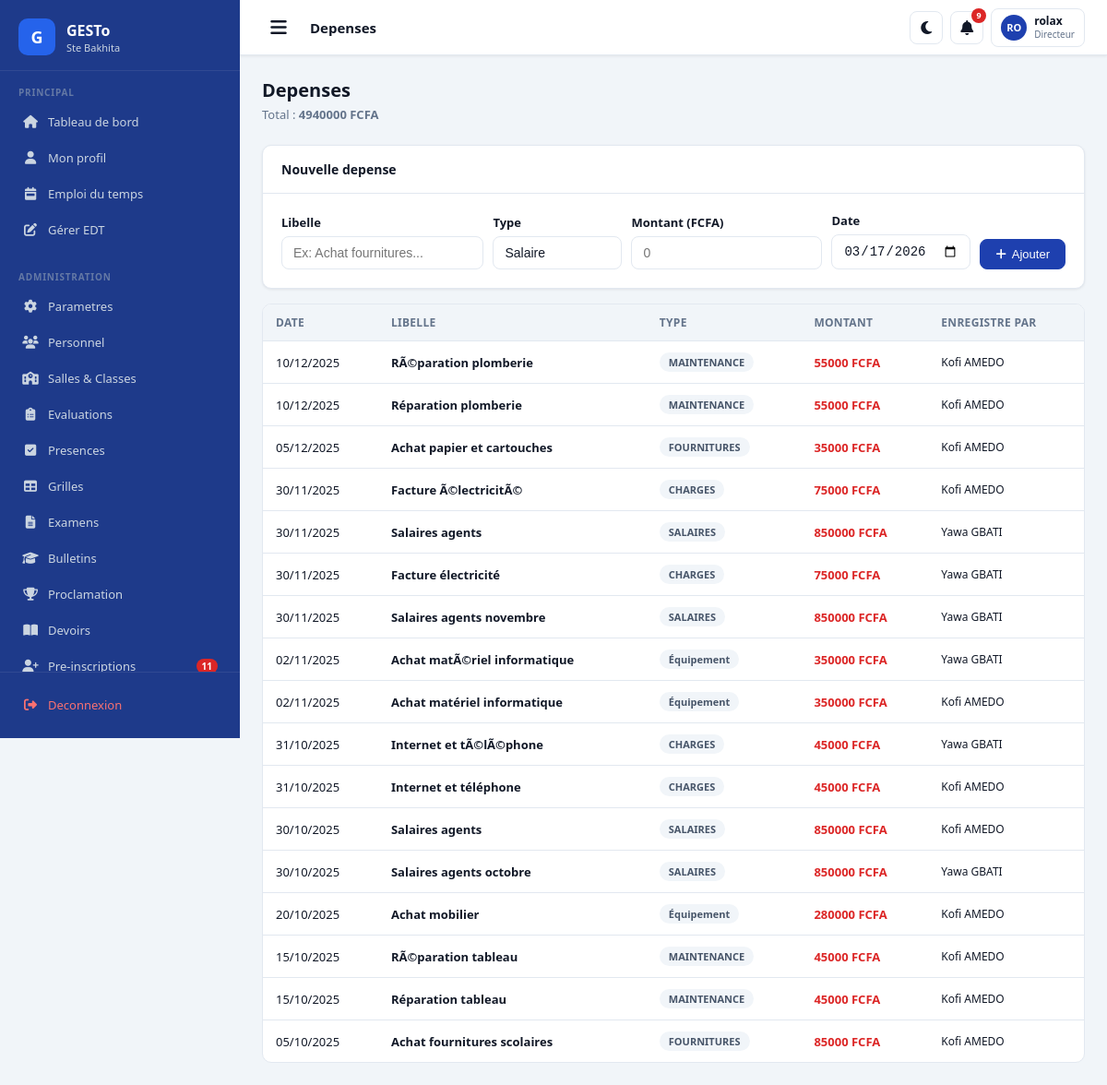
Page /finance/depenses/ (signed in) on the committed database.
### apps/authentication/models.py (models this page shows, shortened)
class CustomUser(AbstractUser):
    ROLES = [
        ('DIRECTEUR', 'Directeur'),
        ('CENSEUR', 'Censeur'),
        ('PROFESSEUR', 'Professeur'),
        ('COMPTABLE', 'Comptable'),
        ('SURVEILLANT', 'Surveillant'),
        ('SECRETAIRE', 'Secrétaire'),
        ('PARENT', 'Parent'),
        ('ELEVE', 'Élève'),
    ]
    role = models.CharField(max_length=20, choices=ROLES, default='ELEVE')
    telephone = models.CharField(max_length=20, blank=True)
    telephone_wa = models.CharField(max_length=20, blank=True,
        help_text="Numéro WhatsApp avec indicatif ex: +22890000000")
    wa_verifie = models.BooleanField(default=False)
    photo = models.ImageField(upload_to='photos/personnel/', null=True, blank=True)
    adresse = models.CharField(max_length=200, blank=True)
    specialite = models.CharField(max_length=100, blank=True)
    date_prise_service = models.DateField(null=True, blank=True)
    preferences_notifications = models.JSONField(default=dict, blank=True)
    created_at = models.DateTimeField(auto_now_add=True)
    class Meta:
        verbose_name = 'Utilisateur'
        verbose_name_plural = 'Utilisateurs'
    @property
    def nom_complet(self):
        return self.get_full_name() or self.username

### apps/finance/models.py (models this page shows, shortened)
class Depense(models.Model):
    TYPES = [
        ('SALAIRE', 'Salaire'), ('FOURNITURE', 'Fourniture'),
        ('ENTRETIEN', 'Entretien'), ('EQUIPEMENT', 'Équipement'), ('AUTRE', 'Autre'),
    ]
    libelle = models.CharField(max_length=200)
    type = models.CharField(max_length=20, choices=TYPES, default='AUTRE')
    montant = models.DecimalField(max_digits=10, decimal_places=2)
    date = models.DateField()
    description = models.TextField(blank=True)
    enregistre_par = models.ForeignKey(
        'authentication.CustomUser', on_delete=models.SET_NULL, null=True)
    created_at = models.DateTimeField(auto_now_add=True)

### apps/finance/views.py (the view)
        def wrapper(request, *args, **kwargs):
            if not request.user.is_authenticated:
                return redirect('login')
            if not (request.user.is_superuser or request.user.role in roles):
                messages.error(request, "Acces refuse.")
                return redirect('dashboard')
            return view_func(request, *args, **kwargs)

### apps/academic/models.py (called while the page is built)
    @classmethod
    def active(cls):
        return cls.objects.filter(est_active=True).first()

    @classmethod
    def active(cls, annee=None):
        qs = cls.objects.filter(est_active=True)
        if annee:
            qs = qs.filter(annee=annee)
        return qs.first()

### apps/core/templatetags/extras.py (called while the page is built)
@register.filter
def initiales(user):
    try:
        f = (user.first_name or '')[:1].upper()
        l = (user.last_name or '')[:1].upper()
        return f"{f}{l}" or user.username[:2].upper()
    except Exception:
        return '??'

### apps/finance/views.py (called while the page is built)
def role_requis(*roles):
    def decorator(view_func):
        def wrapper(request, *args, **kwargs):
            if not request.user.is_authenticated:
                return redirect('login')
            if not (request.user.is_superuser or request.user.role in roles):
                messages.error(request, "Acces refuse.")
                return redirect('dashboard')
            return view_func(request, *args, **kwargs)
        wrapper.__name__ = view_func.__name__
        return wrapper
    return decorator

@login_required
@role_requis('DIRECTEUR', 'CENSEUR', 'COMPTABLE')
def liste_depenses(request):
    user = request.user
    if user.role == 'COMPTABLE':
        depenses = Depense.objects.filter(
            enregistre_par=user
        ).order_by('-date')
    else:
        depenses = Depense.objects.all().select_related(
            'enregistre_par'
        ).order_by('-date')
    total = depenses.aggregate(t=Sum('montant'))['t'] or 0
    return render(request, 'finance/liste_depenses.html', {
        'depenses': depenses,
        'total': total,
        'types_depense': Depense.TYPES,
        'today': timezone.now().date().isoformat(),
    })

### templates/finance/liste_depenses.html (shortened to what this page needs)
{% extends 'base.html' %}
{% block page_title %}Depenses{% endblock %}
{% block content %}
<div class="page-header">
  <div>
    <h1>Depenses</h1>
    <p>Total : <strong>{{ total|floatformat:0 }} FCFA</strong></p>
  </div>
</div>
<div class="card mb-4">
  <div class="card-header"><h5>Nouvelle depense</h5></div>
  <div class="card-body">
    <form method="post" action="{% url 'nouvelle_depense' %}">
      <div style="display:flex;gap:10px;flex-wrap:wrap;align-items:flex-end">
        <div class="form-group" style="margin:0;flex:2;min-width:180px">
          <label class="form-label">Libelle</label>
          <input type="text" name="libelle" class="form-control"
                 placeholder="Ex: Achat fournitures..." required>
        </div>
        <div class="form-group" style="margin:0;min-width:140px">
          <label class="form-label">Type</label>
          <select name="type" class="form-control">
            {% for code, label in types_depense %}
            <option value="{{ code }}">{{ label }}</option>
            {% endfor %}
          </select>
        </div>
        <div class="form-group" style="margin:0;min-width:120px">
          <label class="form-label">Montant (FCFA)</label>
          <input type="number" name="montant" class="form-control"
                 min="1" required placeholder="0">
        </div>
        <div class="form-group" style="margin:0;min-width:140px">
          <label class="form-label">Date</label>
          <input type="date" name="date" class="form-control" required
                 value="{{ today }}">
        </div>
        <button type="submit" class="btn btn-primary">
          <i class="fas fa-plus"></i> Ajouter
        </button>
      </div>
    </form>
  </div>
</div>
<div class="table-container">
  <table class="table">
    <thead>
      <tr>
        <th>Date</th>
        <th>Libelle</th>
        <th>Type</th>
        <th>Montant</th>
        <th>Enregistre par</th>
      </tr>
    </thead>
    <tbody>
      {% for d in depenses %}
      <tr>
        <td>{{ d.date|date:"d/m/Y" }}</td>
        <td><strong>{{ d.libelle }}</strong></td>
        <td>
          <span class="badge badge-gray">{{ d.get_type_display }}</span>
        </td>
        <td style="color:var(--danger);font-weight:600">
          {{ d.montant|floatformat:0 }} FCFA
        </td>
        <td style="font-size:12px">{{ d.enregistre_par.nom_complet }}</td>
      </tr>
      {% endfor %}
    </tbody>
  </table>
</div>
{% endblock %}

### templates/base.html (shortened to what this page needs)
{% load static %}
{% load extras %}
<!DOCTYPE html>
<html lang="fr" data-theme="light">
<head>
  <link rel="stylesheet" href="{% static 'css/main.css' %}">
  <link rel="stylesheet"
        href="https://cdnjs.cloudflare.com/ajax/libs/font-awesome/6.5.0/css/all.min.css">
</head>
<body data-session-remaining="{{ session_remaining }}">
<div class="layout">
  <aside class="sidebar" id="sidebar">
    <div class="sidebar-logo">
      <div class="logo-icon">G</div>
      <div class="logo-text">
        <h1>GESTo</h1>
        <p>Ste Bakhita</p>
      </div>
    </div>
    <div style="flex:1;overflow-y:auto">
      <div class="sidebar-section">
        <div class="sidebar-section-label">Principal</div>
        <a href="{% url 'dashboard' %}"
           class="nav-item {% if request.path == '/' %}active{% endif %}">
          <span class="nav-icon"><i class="fas fa-home"></i></span>
          <span>Tableau de bord</span>
        </a>
        <a href="/profil/"
           class="nav-item {% if '/profil/' in request.path %}active{% endif %}">
          <span class="nav-icon"><i class="fas fa-user"></i></span>
          <span>Mon profil</span>
        </a>
        <a href="{% url 'vue_edt' %}"
           class="nav-item {% if '/emploi-du-temps/' in request.path %}active{% endif %}">
          <span class="nav-icon"><i class="fas fa-calendar-week"></i></span>
          <span>Emploi du temps</span>
        </a>
        {% if request.user.role in 'DIRECTEUR CENSEUR' %}
        <a href="{% url 'gestion_edt' %}"
           class="nav-item {% if '/emploi-du-temps/gestion/' in request.path %}active{% endif %}">
          <span class="nav-icon"><i class="fas fa-edit"></i></span>
          <span>Gérer EDT</span>
        </a>
        {% endif %}
      </div>
      {% if request.user.role in 'DIRECTEUR CENSEUR' %}
      <div class="sidebar-section">
        <div class="sidebar-section-label">Administration</div>
        {% if request.user.role == 'DIRECTEUR' or request.user.role == 'CENSEUR' %}
        <a href="{% url 'parametres' %}"
           class="nav-item {% if '/parametres/' in request.path %}active{% endif %}">
          <span class="nav-icon"><i class="fas fa-cog"></i></span>
          <span>Parametres</span>
        </a>
        {% endif %}
        <a href="/personnel/"
           class="nav-item {% if '/personnel/' in request.path %}active{% endif %}">
          <span class="nav-icon"><i class="fas fa-users"></i></span>
          <span>Personnel</span>
        </a>
        <a href="/salles/"
           class="nav-item {% if '/salles/' in request.path %}active{% endif %}">
          <span class="nav-icon"><i class="fas fa-school"></i></span>
          <span>Salles & Classes</span>
        </a>
        <a href="{% url 'liste_evaluations' %}"
           class="nav-item {% if '/notes/' in request.path %}active{% endif %}">
          <span class="nav-icon"><i class="fas fa-clipboard-list"></i></span>
          <span>Evaluations</span>
        </a>
        <a href="{% url 'liste_seances' %}"
           class="nav-item {% if '/presences/' in request.path %}active{% endif %}">
          <span class="nav-icon"><i class="fas fa-check-square"></i></span>
          <span>Presences</span>
        </a>
        <a href="{% url 'liste_grilles' %}"
           class="nav-item {% if '/notes/grilles/' in request.path %}active{% endif %}">
          <span class="nav-icon"><i class="fas fa-table"></i></span>
          <span>Grilles</span>
        </a>
        <a href="{% url 'liste_examens' %}"
           class="nav-item {% if '/notes/examens/' in request.path %}active{% endif %}">
          <span class="nav-icon"><i class="fas fa-file-alt"></i></span>
          <span>Examens</span>
        </a>
        <a href="{% url 'bulletins_salle' %}"
           class="nav-item {% if '/notes/bulletins/' in request.path %}active{% endif %}">
          <span class="nav-icon"><i class="fas fa-graduation-cap"></i></span>
          <span>Bulletins</span>
        </a>
        <a href="{% url 'proclamation' %}"
           class="nav-item {% if '/notes/proclamation/' in request.path %}active{% endif %}">
          <span class="nav-icon"><i class="fas fa-trophy"></i></span>
          <span>Proclamation</span>
        </a>
        <a href="{% url 'liste_devoirs' %}"
           class="nav-item {% if '/devoirs/' in request.path %}active{% endif %}">
          <span class="nav-icon"><i class="fas fa-book-open"></i></span>
          <span>Devoirs</span>
        </a>
        <a href="{% url 'liste_preinscriptions' %}"
           class="nav-item {% if '/inscription/admin/' in request.path %}active{% endif %}">
          <span class="nav-icon"><i class="fas fa-user-plus"></i></span>
          <span>Pre-inscriptions</span>
          {% if nb_preinscriptions_attente > 0 %}
          <span class="nav-badge">{{ nb_preinscriptions_attente }}</span>
          {% endif %}
        </a>
      </div>
      {% endif %}
    </div>
    <div class="sidebar-footer">
      <a href="/logout/" class="nav-item" style="color:#F87171">
        <span class="nav-icon"><i class="fas fa-sign-out-alt"></i></span>
        <span>Deconnexion</span>
      </a>
    </div>
  </aside>
  <div class="main-content">
    <nav class="navbar-top">
      <button class="navbar-toggle" onclick="toggleSidebar()">
        <i class="fas fa-bars"></i>
      </button>
      <span class="navbar-title">{% block page_title %}Tableau de bord{% endblock %}</span>
      <div class="navbar-actions">
        <button class="navbar-btn" id="theme-toggle"
                onclick="toggleTheme()" title="Mode sombre/clair">
          <i class="fas fa-moon"></i>
        </button>
        <a href="/messagerie/notifications/" class="navbar-btn"
           title="Notifications">
          <i class="fas fa-bell"></i>
          {% if nb_notifs > 0 %}
          <span class="notif-badge">{{ nb_notifs }}</span>
          {% endif %}
        </a>
        <a href="/profil/" class="user-menu">
          <div class="user-avatar">
            {{ request.user|initiales }}
          </div>
          <div class="user-info">
            <div class="user-name">{{ request.user.get_full_name|default:request.user.username|truncatechars:16 }}</div>
            <div class="user-role">{{ request.user.get_role_display }}</div>
          </div>
        </a>
      </div>
    </nav>
    <div class="page-body">
      {% block content %}{% endblock %}
    </div>
  </div>
</div>
</body>
</html>

### rows in the picture
CustomUser: user|initiales "RO", user.get_full_name "rolax", user.role "Directeur"
Depense: date "10/12/2025", libelle "RÃ©paration plomberie", type "MAINTENANCE", montant "55000", enregistre_par.nom_complet "Kofi AMEDO"
Depense: date "10/12/2025", libelle "Réparation plomberie", type "MAINTENANCE", montant "55000", enregistre_par.nom_complet "Kofi AMEDO"
Depense: date "05/12/2025", libelle "Achat papier et cartouches", type "FOURNITURES", montant "35000", enregistre_par.nom_complet "Kofi AMEDO"
Depense: date "30/11/2025", libelle "Facture Ã©lectricitÃ©", type "CHARGES", montant "75000", enregistre_par.nom_complet "Kofi AMEDO"
Depense: date "30/11/2025", libelle "Salaires agents", type "SALAIRES", montant "850000", enregistre_par.nom_complet "Yawa GBATI"
Depense: date "30/11/2025", libelle "Facture électricité", type "CHARGES", montant "75000", enregistre_par.nom_complet "Yawa GBATI"
Depense: date "30/11/2025", libelle "Salaires agents novembre", type "SALAIRES", montant "850000", enregistre_par.nom_complet "Yawa GBATI"
Depense: date "02/11/2025", libelle "Achat matÃ©riel informatique", type "Équipement", montant "350000", enregistre_par.nom_complet "Yawa GBATI"
Depense: date "02/11/2025", libelle "Achat matériel informatique", type "Équipement", montant "350000", enregistre_par.nom_complet "Kofi AMEDO"
Depense: date "31/10/2025", libelle "Internet et tÃ©lÃ©phone", type "CHARGES", montant "45000", enregistre_par.nom_complet "Yawa GBATI"
Depense: date "31/10/2025", libelle "Internet et téléphone", type "CHARGES", montant "45000", enregistre_par.nom_complet "Kofi AMEDO"
Depense: date "30/10/2025", libelle "Salaires agents", type "SALAIRES", montant "850000", enregistre_par.nom_complet "Kofi AMEDO"
Depense: date "30/10/2025", libelle "Salaires agents octobre", type "SALAIRES", montant "850000", enregistre_par.nom_complet "Yawa GBATI"
Depense: date "20/10/2025", libelle "Achat mobilier", type "Équipement", montant "280000", enregistre_par.nom_complet "Kofi AMEDO"
Depense: date "15/10/2025", libelle "RÃ©paration tableau", type "MAINTENANCE", montant "45000", enregistre_par.nom_complet "Kofi AMEDO"
Depense: date "15/10/2025", libelle "Réparation tableau", type "MAINTENANCE", montant "45000", enregistre_par.nom_complet "Kofi AMEDO"
Depense: date "05/10/2025", libelle "Achat fournitures scolaires", type "FOURNITURES", montant "85000", enregistre_par.nom_complet "Kofi AMEDO"

### other values in the picture
{{ nb_preinscriptions_attente }} "11"
{{ nb_notifs }} "9"
{{ total|floatformat:0 }} "4940000"
form field type "Salaire"
